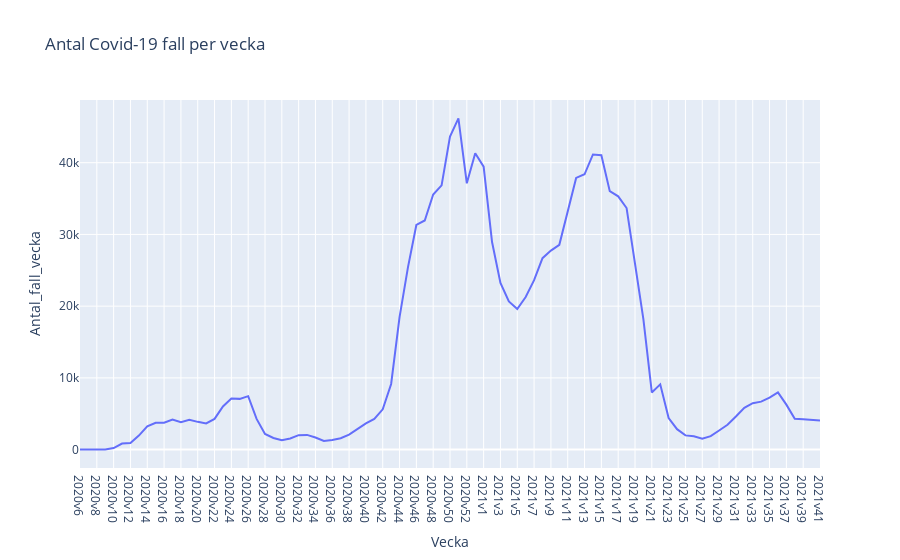

Notebook cell for this chart:
### Code cell
import matplotlib.pyplot as plt
import plotly_express as px

fig = px.line(clean_s_d_v_r, x= "Vecka", y = "Antal_fall_vecka", title= "Antal Covid-19 fall per vecka")
fig.show()

### Figure 1 — Plotly figure (JSON) as saved in the notebook; plotly's stock layout.template omitted (floating-point values rounded to 4 significant figures)
{"data": [{"hovertemplate": "Vecka=%{x}<br>Antal_fall_vecka=%{y}<extra></extra>", "legendgroup": "", "line": {"color": "#636efa", "dash": "solid"}, "marker": {"symbol": "circle"}, "mode": "lines", "name": "", "orientation": "v", "showlegend": false, "type": "scatter", "x": ["2020v6", "2020v7", "2020v8", "2020v9", "2020v10", "2020v11", "2020v12", "2020v13", "2020v14", "2020v15", "2020v16", "2020v17", "2020v18", "2020v19", "2020v20", "2020v21", "2020v22", "2020v23", "2020v24", "2020v25", "2020v26", "2020v27", "2020v28", "2020v29", "2020v30", "2020v31", "2020v32", "2020v33", "2020v34", "2020v35", "2020v36", "2020v37", "2020v38", "2020v39", "2020v40", "2020v41", "2020v42", "2020v43", "2020v44", "2020v45", "2020v46", "2020v47", "2020v48", "2020v49", "2020v50", "2020v51", "2020v52", "2020v53", "2021v1", "2021v2", "2021v3", "2021v4", "2021v5", "2021v6", "2021v7", "2021v8", "2021v9", "2021v10", "2021v11", "2021v12", "2021v13", "2021v14", "2021v15", "2021v16", "2021v17", "2021v18", "2021v19", "2021v20", "2021v21", "2021v22", "2021v23", "2021v24", "2021v25", "2021v26", "2021v27", "2021v28", "2021v29", "2021v30", "2021v31", "2021v32", "2021v33", "2021v34", "2021v35", "2021v36", "2021v37", "2021v38", "2021v39", "2021v40", "2021v41"], "xaxis": "x", "y": [1, 0, 0, 13, 211, 838, 924, 1957, 3229, 3740, 3752, 4203, 3832, 4153, 3869, 3659, 4280, 6021, 7123, 7073, 7455, 4279, 2179, 1622, 1316, 1556, 2014, 2052, 1687, 1200, 1332, 1592, 2080, 2919, 3642, 4278, 5620, 9155, 18474, 25405, 31319, 31944, 35560, 36837, 43631, 46177, 37134, 41323, 39455, 28942, 23230, 20660, 19605, 21283, 23615, 26690, 27748, 28555, 33033, 37881, 38386, 41147, 41038, 36032, 35306, 33680, 25916, 18169, 7974, 9094, 4394, 2848, 1982, 1869, 1514, 1881, 2662, 3459, 4608, 5820, 6466, 6688, 7236, 7972, 6266, 4298, 4241, 4141, 4062], "yaxis": "y"}], "layout": {"legend": {"tracegroupgap": 0}, "title": {"text": "Antal Covid-19 fall per vecka"}, "xaxis": {"anchor": "y", "domain": [0, 1], "title": {"text": "Vecka"}}, "yaxis": {"anchor": "x", "domain": [0, 1], "title": {"text": "Antal_fall_vecka"}}}}
